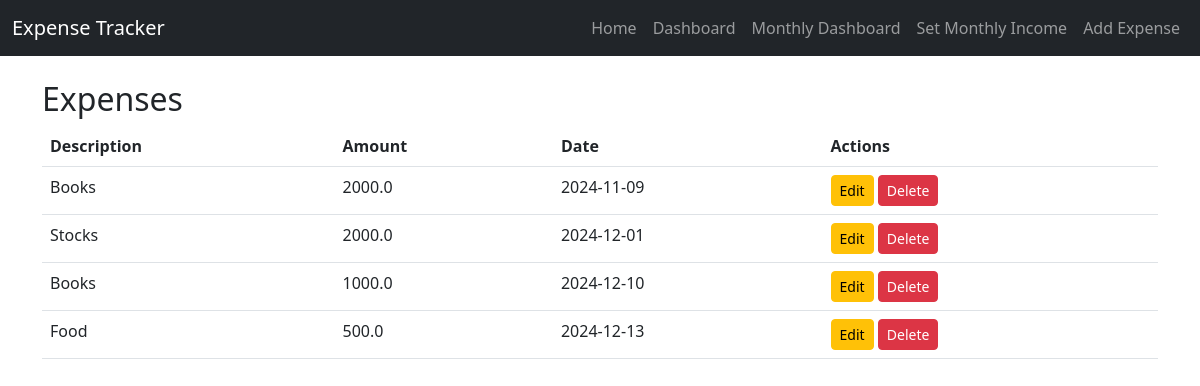
The page / on the database its author committed.
### application/models.py (models this page shows, shortened)
class IncomeExpenses(db.Model):
    id = db.Column(db.Integer, primary_key=True)
    description = db.Column(db.String(100), nullable=False)
    amount = db.Column(db.Float, nullable=False)
    date = db.Column(db.Date, default=datetime.utcnow)

### application/routes.py (the view)
@app.route('/')
def index():
    expenses = IncomeExpenses.query.order_by(IncomeExpenses.date).all()
    return render_template('index.html', expenses=expenses)

### application/templates/index.html
{% extends 'layout.html' %}
{% block content %}
    <h2>Expenses</h2>
    <table class="table">
        <thead>
            <tr>
                <th>Description</th>
                <th>Amount</th>
                <th>Date</th>
                <th>Actions</th>
            </tr>
        </thead>
        <tbody>
            {% for expense in expenses %}
                <tr>
                    <td>{{ expense.description }}</td>
                    <td>{{ expense.amount }}</td>
                    <td>{{ expense.date }}</td>
                    <td>
                        <a href="{{ url_for('edit_expense', id=expense.id) }}" class="btn btn-warning btn-sm">Edit</a>
                        <a href="{{ url_for('delete_expense', id=expense.id) }}" class="btn btn-danger btn-sm">Delete</a>
                    </td>
                </tr>
            {% endfor %}
        </tbody>
    </table>
{% endblock %}

### rows shown on the page
IncomeExpenses: description "Books", amount "2000.0", date "2024-11-09"
IncomeExpenses: description "Stocks", amount "2000.0", date "2024-12-01"
IncomeExpenses: description "Books", amount "1000.0", date "2024-12-10"
IncomeExpenses: description "Food", amount "500.0", date "2024-12-13"
